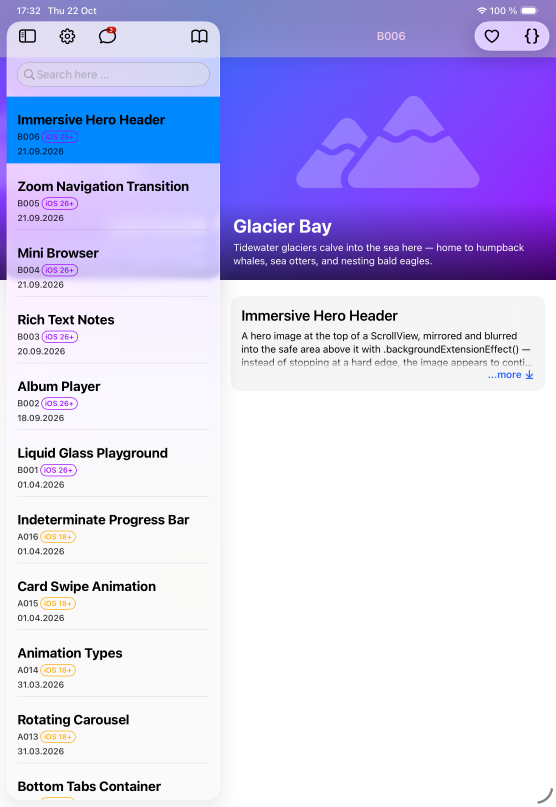
#> input picture AppStoreAssets/raw/ipad_2.png, 1668 x 2420 px, given in place of AppIcon.png, which was not available (shown at 1/3 size)
$ python make_creative_asset.py
#> lines starting #> are read from the running program, lines starting #| are printed output that depends on the picture; after the words box and inside, x2 and y2 are one past the last pixel; in counts of white or black regions, pixels touching at a corner belong together; pictures that were not available may be replaced by others from this repository, and a replacement may not be noted
#!/usr/bin/env python3
"""Генерация universal creative asset (16:9, 5244×2950) для App Store:
product page header + search results.

Запуск из корня репозитория (системный Python — Pillow установлен для него,
а `python3` из Homebrew его не видит):
    /usr/bin/python3 AppStoreAssets/make_creative_asset.py

Результат в AppStoreAssets/out/:
    universal_5244x2950.png — файл для загрузки в App Store Connect (RGB, без альфы);
    preview_overlay.png     — уменьшенная копия с безопасной зоной и обрезками 21:9 / 3:2.

Общие функции (фон, фактура, устройства, слоган) использует и make_creative_video.py.
"""

from __future__ import annotations

from dataclasses import dataclass
from functools import lru_cache
from pathlib import Path

from PIL import Image, ImageDraw, ImageFilter, ImageFont

ROOT = Path(__file__).resolve().parent
RAW = ROOT / "raw"
OUT = ROOT / "out"
APP_ICON = ROOT.parent / "StartToSwiftUI/Assets.xcassets/AppIcon.appiconset/AppIcon.png"

# Фирменные цвета: фон иконки #3366FF, к краям — темнее.
BRAND = (0x33, 0x66, 0xFF)
BRAND_DARK = (0x1E, 0x3F, 0xB8)
WHITE = (255, 255, 255)
SHADOW = (8, 20, 70)

FONT_PATH = "/System/Library/Fonts/SFNS.ttf"

IPHONE_SHOT = RAW / "iphone.webp"
# Ландшафтный iPad-кадр используется, если файл есть; иначе — портретный.
IPAD_LANDSCAPE_SHOT = RAW / "ipad_landscape.png"
IPAD_PORTRAIT_SHOT = RAW / "ipad.webp"

# Доля ширины iPhone, заходящая на портретный iPad.
IPHONE_OVERLAP = 0.45


@dataclass(frozen=True)
class Layout:
    """Геометрия одного формата ассета: холст, безопасная зона, слоган, устройства, фактура."""

    size: tuple[int, int]
    safe: tuple[int, int, int, int]
    slogan: tuple[str, ...]
    slogan_max_size: int
    ipad_screen_height: int
    iphone_screen_height: int
    iphone_drop: int
    devices_gap: int
    glyphs: tuple[tuple[int, int, int, float], ...]  # (высота, левый край, верх, непрозрачность)
    scale: float = 1.0  # Масштаб относительно universal — для теней и амплитуд движения.

    # [4 lines left out: function center_x, not called in this run]


# Безопасная зона — из шаблона Apple «Universal Asset Template» (слой «Art Safe Area»).
UNIVERSAL = Layout(
    size=(5244, 2950),
    safe=(1921, 660, 3323, 1622),
    slogan=("Learn SwiftUI", "your way"),
    slogan_max_size=240,
    ipad_screen_height=2100,
    iphone_screen_height=1900,
    iphone_drop=180,
    devices_gap=90,
    glyphs=((2600, -700, 900, 0.10), (2200, 3900, -350, 0.08)),
)


# [35 lines left out: function scaled_layout, not called in this run]


def radial_background(size: tuple[int, int]) -> Image.Image:
    """Создаёт фон с радиальным градиентом от фирменного синего в центре к тёмному по краям.

    - Parameter size: размер холста.
    - Returns: RGB-изображение размером холста.
    """
#> called with size = (5244, 2950)
    # Градиент считаем в малом разрешении и растягиваем — это быстро и даёт плавный переход.
    sw, sh = size[0] // 10, size[1] // 10
    small = Image.new("RGB", (sw, sh))
#> small: PIL image 524x295 RGB; every value is 0
    cx, cy = sw / 2, sh * 0.42
    max_d = ((sw / 2) ** 2 + (sh * 0.6) ** 2) ** 0.5
    px = small.load()
    for y in range(sh):
        for x in range(sw):
            t = min(1.0, (((x - cx) ** 2 + (y - cy) ** 2) ** 0.5) / max_d)
            t = t * t
            px[x, y] = tuple(round(a + (b - a) * t) for a, b in zip(BRAND, BRAND_DARK))
    return small.resize(size, Image.LANCZOS)
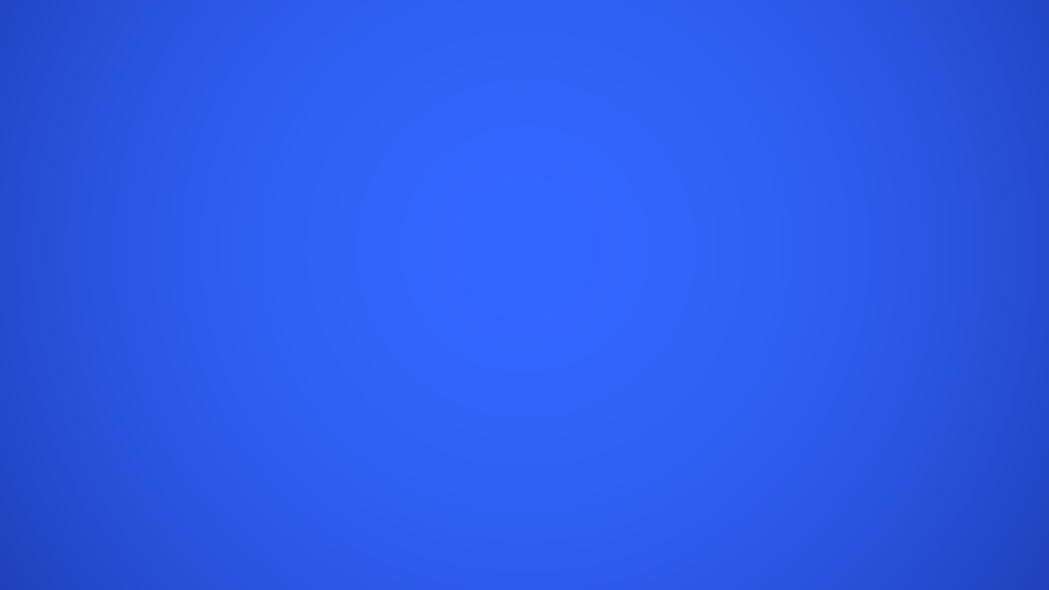
#> returned value: PIL image 5244x2950 RGB (shown at 1/5 size); mean R, G, B 44.6, 90, 233.2


@lru_cache(maxsize=1)
def icon_glyph_mask() -> Image.Image:
    """Вырезает из иконки приложения белый символ «A» (без подписи) как маску.

    - Returns: L-маска символа, обрезанная по его границам.
    """
    icon = Image.open(APP_ICON).convert("RGB")
    # Подпись «StartToSwiftUI» начинается ниже ~800 px — её отрезаем, оставляя только «A».
    glyph = icon.crop((0, 0, icon.width, 800))
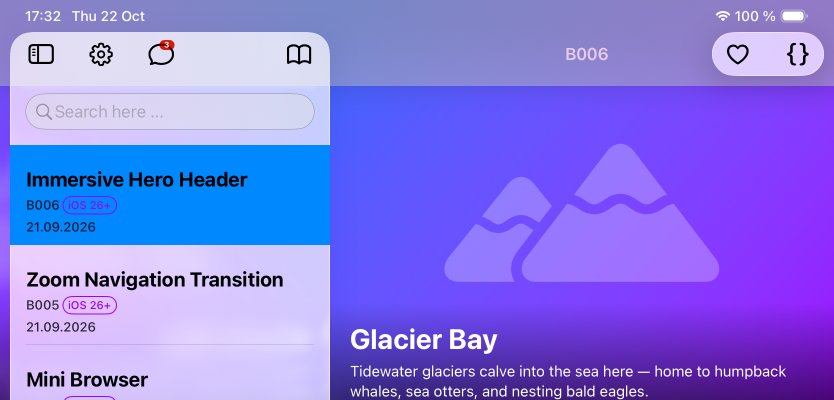
#> glyph: PIL image 1668x800 RGB (shown at 1/2 size); mean R, G, B 133.2, 121.1, 232
    mask = glyph.convert("L").point(lambda v: 255 if v > 200 else 0)
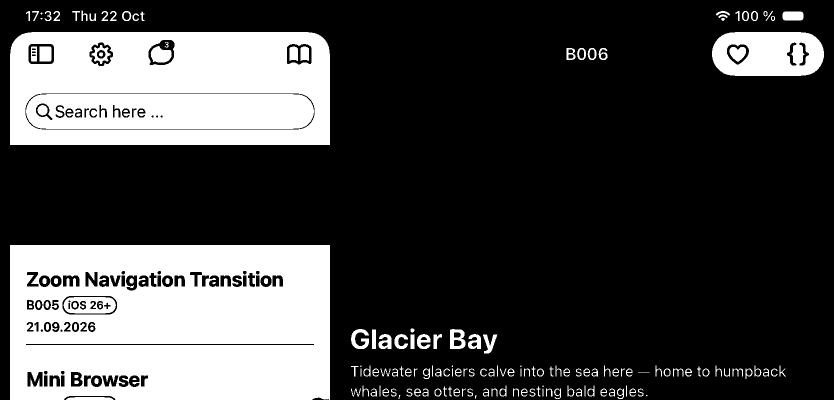
#> mask: PIL image 1668x800 L (shown at 1/2 size); 26.4% white; 174 white regions (9 under 20 px), largest, box (x1, y1, x2, y2) and area: (20, 490, 660, 800) 178624, (20, 64, 660, 290) 95749, (52, 188, 628, 258) 36952
    return mask.crop(mask.getbbox())
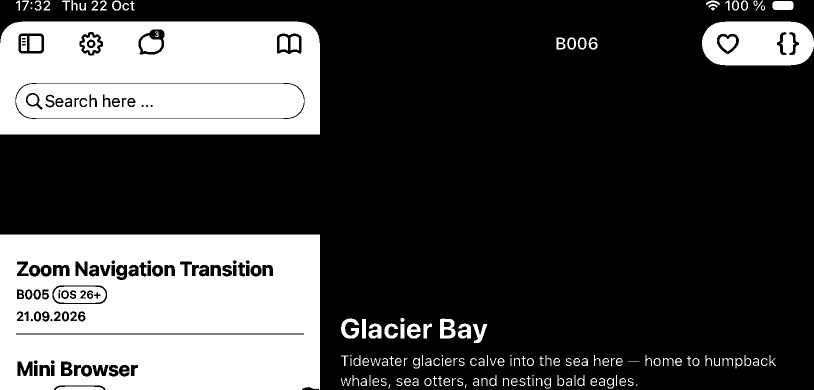
#> returned value: PIL image 1628x779 L (shown at 1/2 size); 27.7% white; 174 white regions (9 under 20 px), largest, box (x1, y1, x2, y2) and area: (0, 469, 640, 779) 178624, (0, 43, 640, 269) 95749, (32, 167, 608, 237) 36952


def glyph_sprite(height: int, alpha: float) -> Image.Image:
    """Готовит маску «A» нужной высоты с заданной непрозрачностью.

    - Parameters:
      - height: высота глифа в пикселях холста.
      - alpha: непрозрачность 0…1.
    - Returns: L-маска для заливки белым.
    """
    mask = icon_glyph_mask()
    scaled = mask.resize((round(mask.width * height / mask.height), height), Image.LANCZOS)
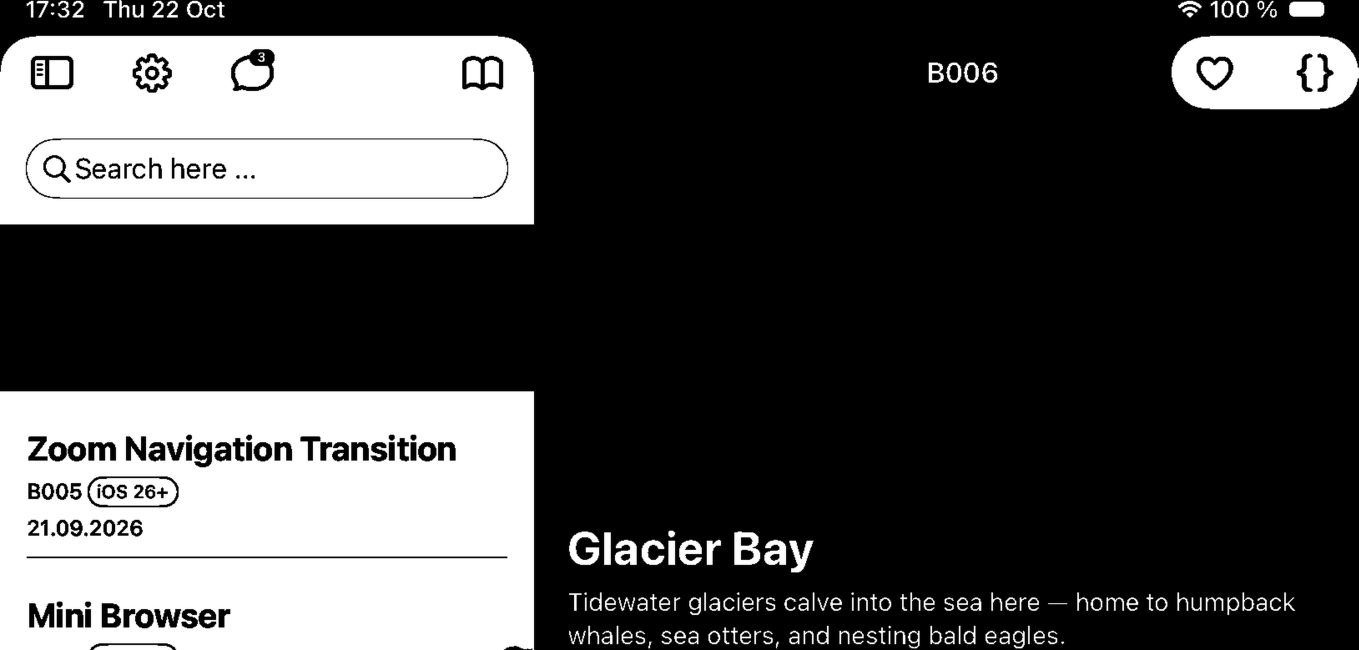
#> scaled: PIL image 5434x2600 L (shown at 1/4 size); min 0, max 255, mean 70.7
    return scaled.point(lambda v: round(v * alpha))
#> returned value: PIL image 5434x2600 L


def add_glyph_texture(canvas: Image.Image, layout: Layout) -> None:
    """Накладывает крупные полупрозрачные «A» по краям холста как фирменную фактуру.

    Глифы стоят вне безопасной зоны: их обрезка на узких кадрах не страшна.

    - Parameters:
      - canvas: RGB-холст, изменяется на месте.
      - layout: раскладка формата.
    """
    for height, left, top, alpha in layout.glyphs:
        canvas.paste(WHITE, (left, top), glyph_sprite(height, alpha))
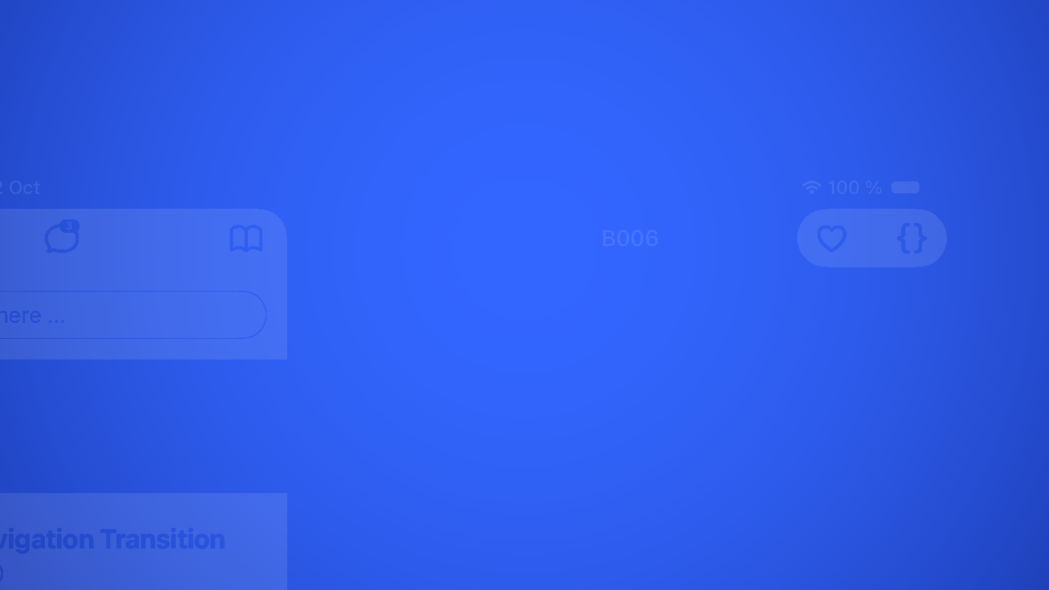
#> canvas: PIL image 5244x2950 RGB (shown at 1/5 size); mean R, G, B 47.2, 92.2, 233.6


# [50 lines left out: functions device, shadow_mask, paste_with_shadow, not called in this run]


def fitting_font(lines: tuple[str, ...], max_width: int, start_size: int) -> ImageFont.FreeTypeFont:
    """Подбирает самый крупный жирный шрифт, при котором каждая строка помещается в ширину.

    - Parameters:
      - lines: строки слогана.
      - max_width: допустимая ширина строки.
      - start_size: начальный (максимальный) кегль.
    - Returns: шрифт SF Pro Bold подходящего кегля.
    """
#> called with lines = ('Learn SwiftUI', 'your way'), max_width = 1282, start_size = 240
    size = start_size
    while True:
        font = ImageFont.truetype(FONT_PATH, size)
        font.set_variation_by_name("Bold")
        if all(font.getlength(line) <= max_width for line in lines) or size <= 40:
            return font
        size -= 4


def slogan_mask(layout: Layout) -> tuple[Image.Image, int]:
    """Рисует слоган по центру в верхней части безопасной зоны как маску размером холста.

    - Parameter layout: раскладка формата.
    - Returns: L-маска текста и координата Y его нижней границы.
    """
    safe = layout.safe
    font = fitting_font(layout.slogan, max_width=safe[2] - safe[0] - round(120 * layout.scale),
                        start_size=layout.slogan_max_size)
    mask = Image.new("L", layout.size, 0)
    draw = ImageDraw.Draw(mask)
    line_height = round(font.size * 1.08)
    y = safe[1] + round(40 * layout.scale)
    for line in layout.slogan:
        draw.text((layout.center_x, y), line, font=font, fill=255, anchor="mt")
        y += line_height
    return mask, y


def draw_slogan(canvas: Image.Image, layout: Layout) -> int:
    """Рисует слоган на холсте.

    - Parameters:
      - canvas: RGB-холст, изменяется на месте.
      - layout: раскладка формата.
    - Returns: координата Y нижней границы текста.
    """
    mask, bottom = slogan_mask(layout)
    canvas.paste(WHITE, (0, 0), mask)
    return bottom


# [59 lines left out: functions devices_origin, compose_devices, overlay_preview, not called in this run]


def main() -> None:
    """Собирает ассет и превью и сохраняет их в AppStoreAssets/out/."""
    OUT.mkdir(exist_ok=True)
    canvas = radial_background(UNIVERSAL.size)
    add_glyph_texture(canvas, UNIVERSAL)
    text_bottom = draw_slogan(canvas, UNIVERSAL)
    compose_devices(canvas, UNIVERSAL, top=text_bottom + UNIVERSAL.devices_gap)

    # App Store не принимает альфа-канал — сохраняем строго RGB.
    canvas.convert("RGB").save(OUT / "universal_5244x2950.png", optimize=True)
    overlay_preview(canvas, UNIVERSAL, with_crops=True).save(OUT / "preview_overlay.png")
    print("Готово:", OUT)


if __name__ == "__main__":
#> (the run stopped early here; a loop or call above may not have finished)
